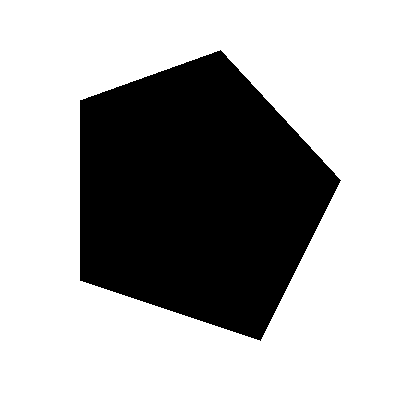
%> input picture Chen_bo_模式识别/Lab3/pentagon.bmp, 400 x 400 px
$ octave part1_edges.m   (GNU Octave 9; MATLAB toolbox functions it lacks are replaced by stand-ins)
%> lines starting %> are read from the running program, lines starting %| are printed output that depends on the picture; in (x1, y1, x2, y2) boxes, pixels count from 0 and x2, y2 are one past the last pixel; in counts of white or black regions, pixels touching at a corner belong together; the program's own positions count from 1
clear;
close all;
A=imread('pentagon.bmp');
%> A is the input picture: size 400x400x3 uint8; 67.2% white; 1 black region, box (x1, y1, x2, y2) and area: (80, 50, 341, 341) 52551
[h,w,p]=size(A);
%> h = 400; w = 400; p = 3
if p==3, A=rgb2gray(A); end
figure,imshow(A),title('Original image');

Sx=[-1 0 1;-2 0 2;-1 0 1];
Sy=Sx';

A=im2double(A);
Dx=imfilter(A,Sx,'replicate');
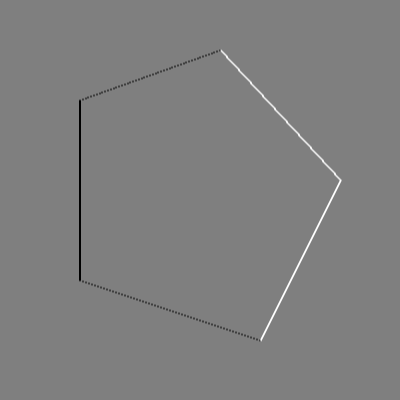
%> Dx: size 400x400 double; min -4, max 4, mean 0; drawn with min black and max white
Dy=imfilter(A,Sy,'replicate');

figure,imshow(Dx,[]),title('Vertical edges');
figure,imshow(Dy,[]),title('Horizontal edges');

G=sqrt(Dx.^2+Dy.^2);
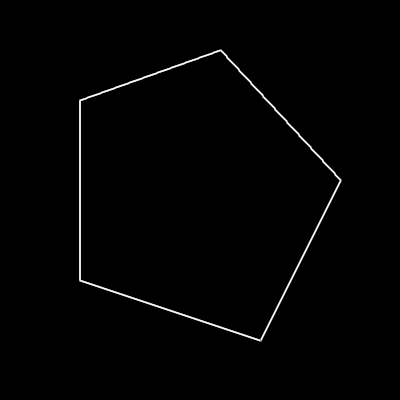
%> G: size 400x400 double; min 0, max 4.47, mean 0.0445; drawn with min black and max white
gamma=atan2d(Dy,Dx);
figure,imshow(imcomplement(G),[]),title('Gradient magnitude');
%> after `imshow(imcomplement(G),[])`:
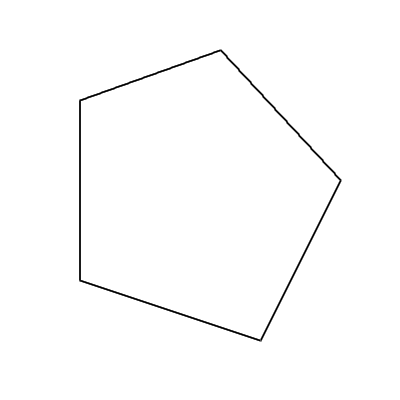
%> displayed picture: size 400x400, on the screen's scale of 0 to 255; min 0, max 255, mean 252.5

E=edge(A);
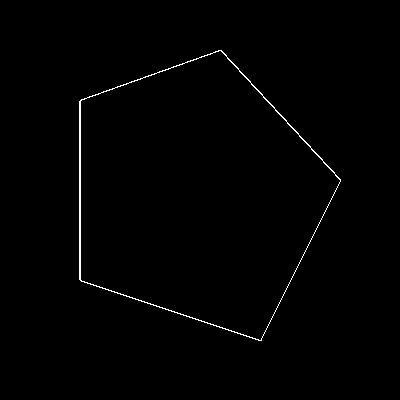
%> E: size 400x400 logical; 0.74% white in thin lines or dots, all inside (x1, y1, x2, y2) = (79, 50, 341, 341)

figure,imshow(imcomplement(E)),title('One-pixel edges');

E1=edge(A,'Sobel');
E2=edge(A,'Canny');
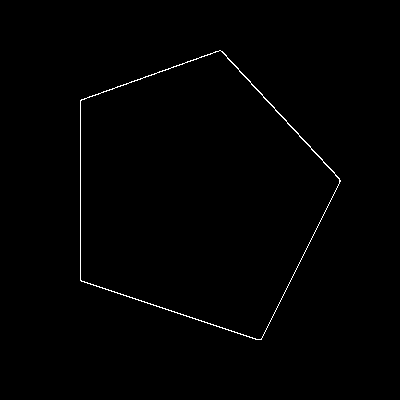
%> E2: size 400x400 logical; 0.62% white in thin lines or dots, all inside (x1, y1, x2, y2) = (80, 50, 341, 340)
figure;
subplot(1,2,1),imshow(imcomplement(E1)),title('Sobel');
subplot(1,2,2),imshow(imcomplement(E2)),title('Canny');
